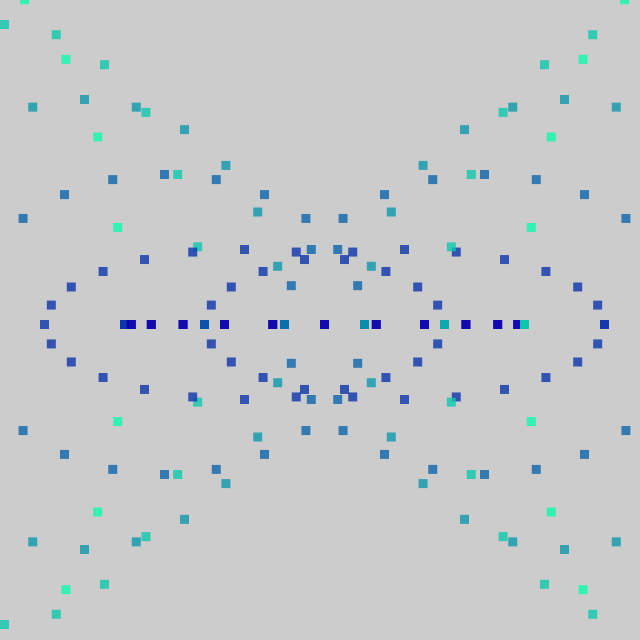
Frame 1 (no input)
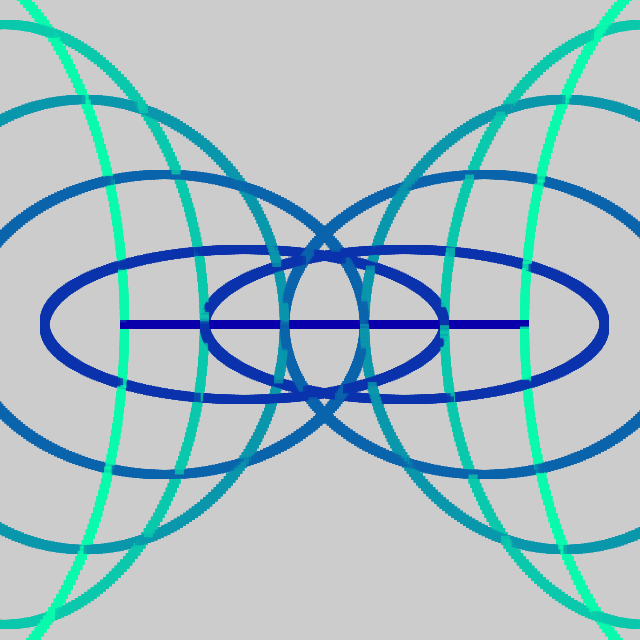
Frame 60 (the mouse pressed at the canvas centre just before this capture)
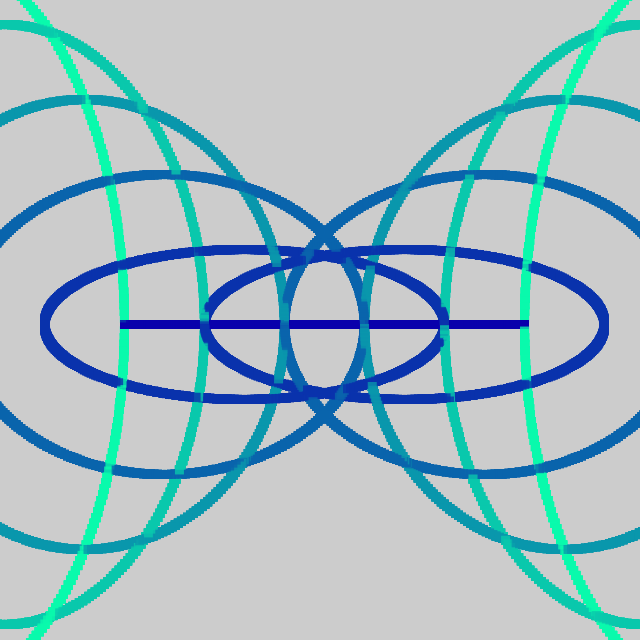
Frame 120 (the mouse held since frame 60 and released just before this capture)

The Processing sketch that drew these frames (run headless with seeded random() and noise(); from frame 60 on, the mouse is pressed at the canvas centre):

// Processing sketch: day001
// ── day001.pde
float f, n, t;
void setup() {
  size(640, 640);
  noStroke();
}
void draw() {
  clear();
  for (n=-5; n<6; n++) {
    fill(9, abs(n)*50, 172, 200);
    for (t=f; t<TAU+f; t+=TAU/24) 
      square(200*cos(t)+80*n+320, abs(n)*75*sin(t)+320, 9);
  }
  f+=PI/180;
}
